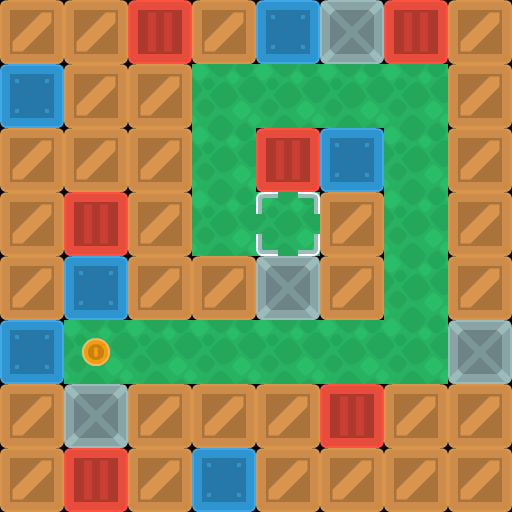

The image is a tile-based game level rendered from a .tmx file. Its description and complete source (layers, tilesets, objects, tile grids) follow:
An orthogonal 8x8 tile map with 64x64 px tiles, 3 tile layers (background, walls, objects).

<map version="1.10" tiledversion="1.11.2" orientation="orthogonal" renderorder="right-down" width="8" height="8" tilewidth="64" tileheight="64" infinite="0" nextlayerid="5" nextobjectid="1">
 <editorsettings>
  <export target="map1.csv" format="csv" />
 </editorsettings>
 <properties>
  <property name="character_bottom" value="[[0, 5], [1, 5], [2, 5]]" />
  <property name="character_left" value="[[3, 7], [4, 7], [5, 7]]" />
  <property name="character_right" value="[[0, 7], [1, 7], [2, 7]]" />
  <property name="character_top" value="[[3, 5], [4, 5], [5, 5]]" />
 </properties>
 <tileset firstgid="1" source="sokoban_tilesheet.tsx" />
 <layer id="4" name="background" width="8" height="8">
  <data encoding="csv">
0,0,0,0,0,0,0,0,
0,0,0,89,89,89,89,0,
0,0,0,89,0,0,89,0,
0,0,0,89,89,0,89,0,
0,0,0,0,0,0,89,0,
0,89,89,89,89,89,89,0,
0,0,0,0,0,0,0,0,
0,0,0,0,0,0,0,0
</data>
 </layer>
 <layer id="1" name="walls" width="8" height="8">
  <data encoding="csv">
2,2,3,2,4,6,3,2,
4,2,2,0,0,0,0,2,
2,2,2,0,3,4,0,2,
2,3,2,0,0,2,0,2,
2,4,2,2,6,2,0,2,
4,0,0,0,0,0,0,6,
2,6,2,2,2,3,2,2,
2,3,2,4,2,2,2,2
</data>
 </layer>
 <layer id="3" name="objects" width="8" height="8">
  <data encoding="csv">
0,0,0,0,0,0,0,0,
0,0,0,0,0,0,0,0,
0,0,0,0,0,0,0,0,
0,0,0,0,40,0,0,0,
0,0,0,0,0,0,0,0,
0,75,0,0,0,0,0,0,
0,0,0,0,0,0,0,0,
0,0,0,0,0,0,0,0
</data>
 </layer>
</map>
